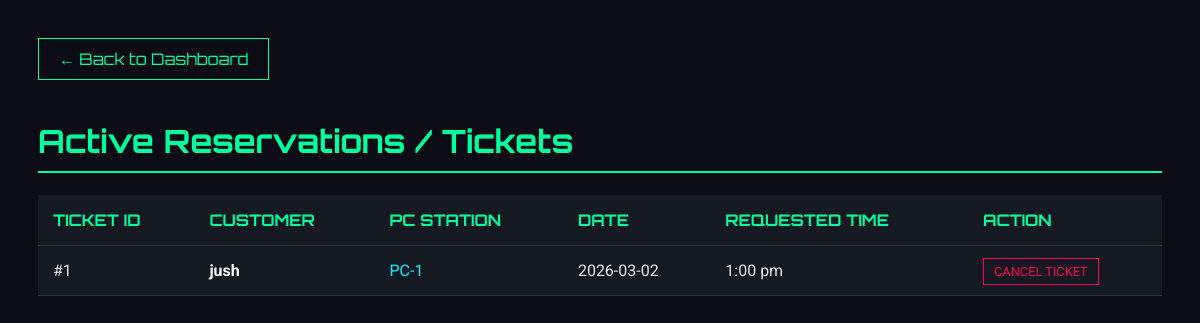
Before: /bookings (signed in) with the older database file.
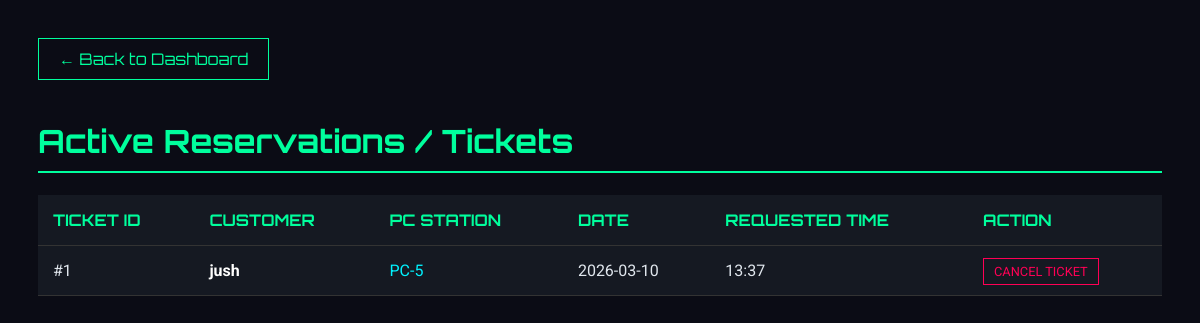
After: the same page with the newer database file.
### app.py (models this page shows, shortened)
class Booking(db.Model):
    id = db.Column(db.Integer, primary_key=True)
    user_id = db.Column(db.Integer, db.ForeignKey('user.id'), nullable=False)
    pc_id = db.Column(db.Integer, db.ForeignKey('pc.id'), nullable=False)
    booking_date = db.Column(db.String(20), nullable=True)
    time_slot = db.Column(db.String(20), nullable=False)
    user = db.relationship('User', backref='bookings')
    pc = db.relationship('PC', backref='bookings')

class User(UserMixin, db.Model):
    id = db.Column(db.Integer, primary_key=True)
    username = db.Column(db.String(80), unique=True, nullable=False)
    password_hash = db.Column(db.String(120), nullable=False)
    pondo = db.Column(db.Float, default=0.0)
    is_admin = db.Column(db.Boolean, default=False)

class PC(db.Model):
    id = db.Column(db.Integer, primary_key=True)
    name = db.Column(db.String(20), unique=True, nullable=False)
    is_occupied = db.Column(db.Boolean, default=False)
    lan_ip = db.Column(db.String(64), nullable=True)
    lan_port = db.Column(db.Integer, nullable=True)
    last_agent_seen_at = db.Column(db.DateTime, nullable=True)

### app.py (the view)
@app.route('/bookings')
@login_required
def view_bookings():
    if not current_user.is_admin: return redirect(url_for('index'))
    bookings = Booking.query.all()
    return render_template('bookings.html', bookings=bookings)

### app.py (called while the page is built, shortened)
@login_manager.user_loader
def load_user(user_id):
    return db.session.get(User, int(user_id))

@app.before_request
def bootstrap_schema():
    if not getattr(app, "_schema_ready", False):
        db.create_all()
        ensure_pc_lan_ip_column()
        ensure_booking_date_column()
        ensure_session_last_charged_at_column()
        app._schema_ready = True

def start_periodic_billing():
    global _billing_thread_started
    if _billing_thread_started:
        return

@app.before_request
def ensure_billing_started():
    start_periodic_billing()

### templates/bookings.html (shortened to what this page needs)
<!DOCTYPE html>
<html lang="en">
<head>
</head>
<body>
    <a href="/" class="back-btn">← Back to Dashboard</a>
    <h1>Active Reservations / Tickets</h1>
    <table>
        <thead>
            <tr>
                <th>Ticket ID</th>
                <th>Customer</th>
                <th>PC Station</th>
                <th>Date</th>
                <th>Requested Time</th>
                <th>Action</th>
            </tr>
        </thead>
        <tbody>
            {% for booking in bookings %}
            <tr>
                <td>#{{ booking.id }}</td>
                <td style="font-weight: bold; color: white;">{{ booking.user.username }}</td>
                <td style="color: #00f3ff;">{{ booking.pc.name }}</td>
                <td>{{ booking.booking_date or 'N/A' }}</td>
                <td>{{ booking.time_slot }}</td>
                <td><a href="/delete_booking/{{ booking.id }}" class="del-btn">CANCEL TICKET</a></td>
            </tr>
            {% else %}
            <tr><td colspan="6" style="text-align:center; color:#666;">No active bookings.</td></tr>
            {% endfor %}
        </tbody>
    </table>
</body>
</html>

### templates/bookings.html (style rules this page uses)
body { background-color: #0b0c15; color: #e0e6ed; font-family: 'Roboto', sans-serif; padding: 30px; }
h1 { font-family: 'Orbitron', sans-serif; color: #00ff9d; border-bottom: 2px solid #00ff9d; padding-bottom: 10px; }
table { width: 100%; border-collapse: collapse; background: #151922; margin-top: 20px; }
th, td { padding: 15px; text-align: left; border-bottom: 1px solid #333; }
th { color: #00ff9d; text-transform: uppercase; font-family: 'Orbitron', sans-serif; }
.back-btn { display: inline-block; margin-bottom: 20px; color: #00ff9d; text-decoration: none; border: 1px solid #00ff9d; padding: 10px 20px; font-family: 'Orbitron', sans-serif; }
.del-btn { color: #ff0055; text-decoration: none; border: 1px solid #ff0055; padding: 5px 10px; font-size: 0.8em; }

Changed rows visible on the page:
changed Booking "jush": pc.name "PC-1" → "PC-5"; booking_date "2026-03-02" → "2026-03-10"; time_slot "1:00 pm" → "13:37"
